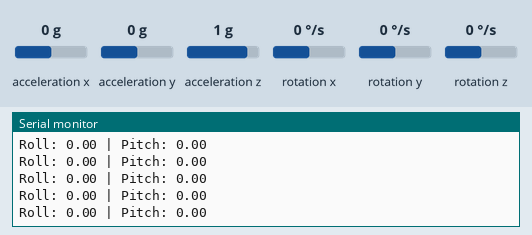
Simulated run of this sketch. Board: Arduino Uno, built with avr-gcc and run on an emulated ATmega328P. Shown: the last lines printed to the serial monitor. The test bench sets the inputs (shaded band); at power-on: acceleration x 0 g, acceleration y 0 g, acceleration z 1 g, rotation x 0 °/s, rotation y 0 °/s, rotation z 0 °/s.

Above: at 3.2 s.
3.3 s: acceleration x set to -1.4 g
At 4.3 s:
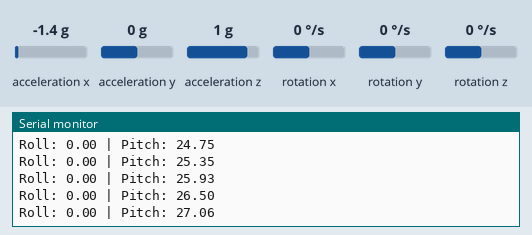
6.3 s: acceleration y set to -0.8 g
At 7.3 s:
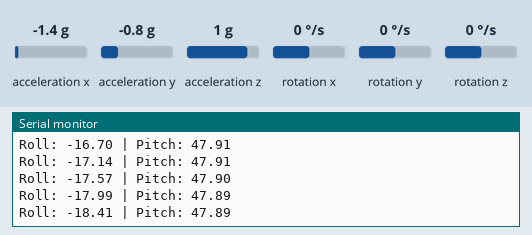
9.3 s: acceleration z set to -1.4 g
At 10.4 s:
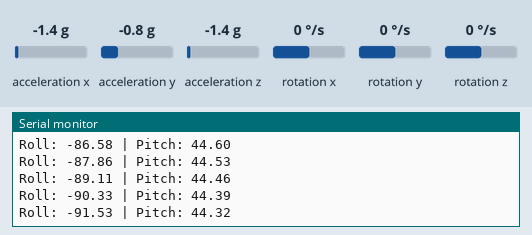
12.3 s: acceleration z set to 0.8 g
At 13.4 s:
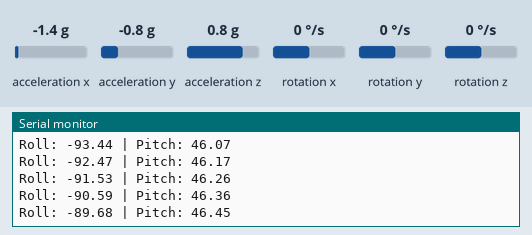
15.3 s: acceleration x set to 1.4 g
At 16.3 s:
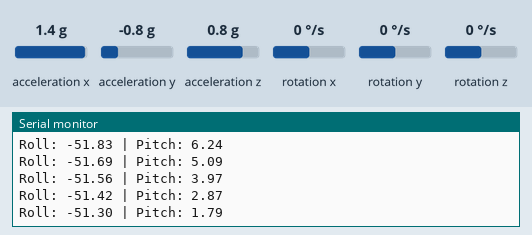
18.3 s: acceleration y set to 0.8 g
At 19.0 s:
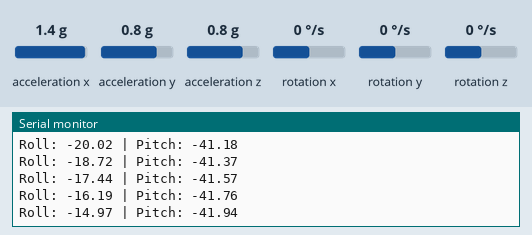
Timing chart, 0 to 21.3 s (numbered marks = the images above; inputs shaded):
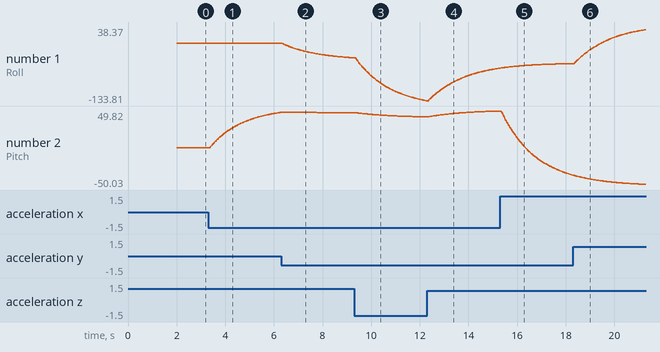

The sketch:

arduino_imu_test.ino
```cpp
#include <Arduino.h>
#include <Wire.h>
#include <MPU6050_light.h>

MPU6050 mpu(Wire);

unsigned long lastTime;
float roll = 0, pitch = 0;
const float alpha = 0.98;

void setup() {
  Serial.begin(9600);
  Wire.begin();  // SDA, SCL for arduino

  byte status = mpu.begin();
  Serial.print("MPU6050 status: ");
  Serial.println(status);
  while (status != 0) {
    Serial.println("MPU6050 not connected. Retrying...");
    delay(1000);
    status = mpu.begin();
  }

  Serial.println("MPU6050 initialized successfully!");
  delay(1000);

  mpu.calcOffsets(true, true);  // Calibrate both gyro and accel
}

void loop() {
  mpu.update();

  float ax=mpu.getAccX();
  float ay=mpu.getAccY();
  float az=mpu.getAccZ();
  float gx=mpu.getGyroX();
  float gy=mpu.getGyroY();
  float gz=mpu.getGyroZ();

  unsigned long now = millis();
  float dt = (now - lastTime) / 1000.0;
  lastTime = now;

  // Convert gyro to deg/s
  float gyroXrate = gx / 131.0;
  float gyroYrate = gy / 131.0;

  // Calculate accel angle (degrees)
  float accRoll  = atan2(ay, az) * 180 / PI;
  float accPitch = atan2(-ax, sqrt(ay * ay + az * az)) * 180 / PI;

  // Complementary filter
  roll  = alpha * (roll + gyroXrate * dt) + (1 - alpha) * accRoll;
  pitch = alpha * (pitch + gyroYrate * dt) + (1 - alpha) * accPitch;

  Serial.print("Roll: "); Serial.print(roll);
  Serial.print(" | Pitch: "); Serial.println(pitch);


  delay(10);  // ~100 Hz
}
```

Measured:
- after the input at 3.3 s, the serial monitor: prints a new line after 0.08 s (image 1)
- plotted number 2: 0 → 47.93 after the input at 3.3 s
